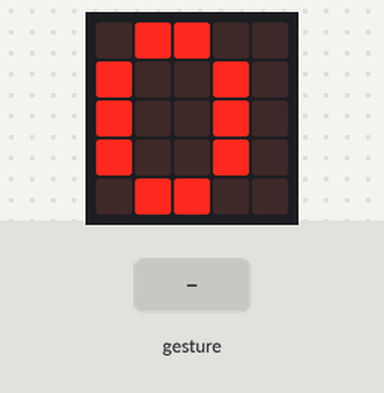
Bench run of a program on a simulated Calliope mini (MakeCode). Shown: the board's 5×5 LED display. The test bench sets the inputs (shaded band). A tilt is held for 1.5 s and a shake lasts 1 s, then the board lies face up again.

Above: at 1.9 s.
2.0 s: gesture 'tilt right'
At 3.1 s:
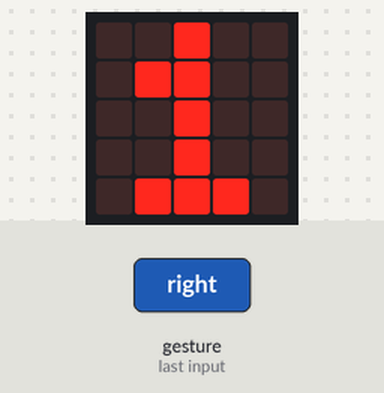
3.6 s: gesture 'logo up'
At 4.2 s:
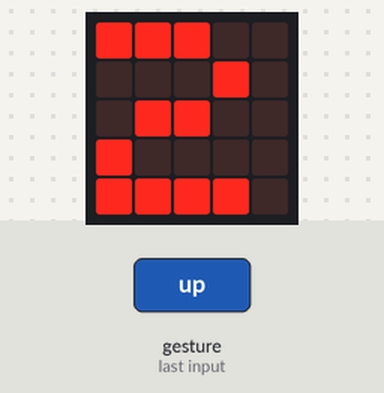
Timing chart, 0 to 6.6 s (numbered marks = the images above; inputs shaded):
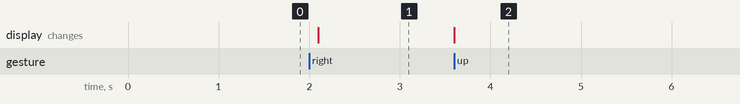

The program:

main.ts
```typescript
input.onGesture(Gesture.TiltRight, function () {
    step += 1
    basic.showNumber(step)
})
input.onGesture(Gesture.LogoUp, function () {
    step += 1
    basic.showNumber(step)
})
input.onGesture(Gesture.TiltLeft, function () {
    step += 1
    basic.showNumber(step)
})
input.onGesture(Gesture.Shake, function () {
    step += 1
    basic.showNumber(step)
})
input.onGesture(Gesture.LogoDown, function () {
    step += 1
    basic.showNumber(step)
})
let step = 0
basic.showNumber(0)
```

test.ts
```typescript
// Hier kann man Tests durchführen; diese Datei wird nicht kompiliert, wenn dieses Paket als Erweiterung verwendet wird.
```

Measured:
- after the input at 2.0 s, the display: changes after 0.10 s (image 1)
- after the input at 3.6 s, the display: changes at once (image 2)
